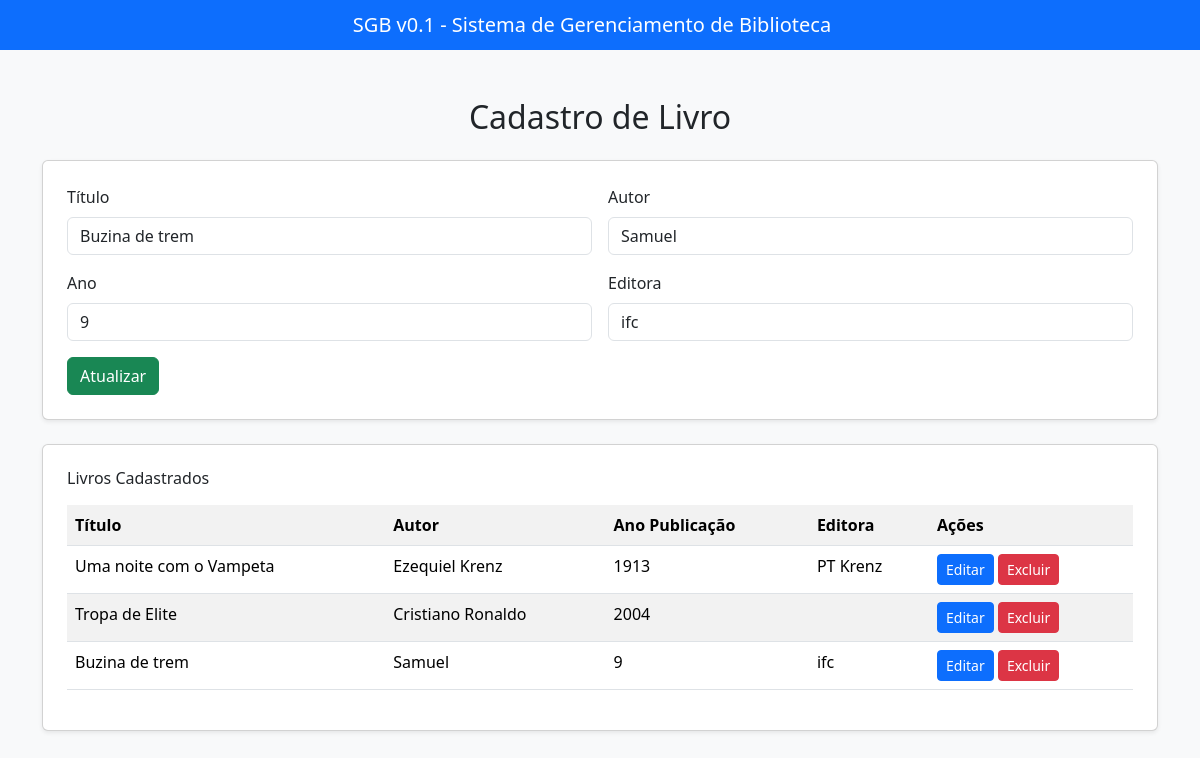
Screenshot of /livros/editar/5 with the database file from the repository.
### sgb_livros/models.py (models this page shows)
class Livro(models.Model):
    titulo = models.CharField(max_length=200)
    autor = models.CharField(max_length=150)
    ano_publicacao = models.PositiveIntegerField()
    editora = models.CharField(max_length=100, blank=True, null=True)

### sgb_livros/views.py (the view, shortened to what this page needs)
# urls.py: path('editar/<int:livro_id>', views.edita_livro, name='edita_livro'),
def edita_livro(request, livro_id):
    livro = get_object_or_404(Livro, id=livro_id)
    livros = Livro.objects.all()
    return render(request, 'livros.html', {'livros': livros, 'livro_editar': livro})

### sgb_livros/templates/livros.html (shortened to what this page needs)
<!DOCTYPE html>
<html lang="pt-br">
<head>
    <link href="https://cdn.jsdelivr.net/npm/bootstrap@5.3.8/dist/css/bootstrap.min.css" rel="stylesheet"
>
</head>
<body class="bg-light">
    <header>
        <nav class="navbar navbar-expand-lg navbar-dark bg-primary">
            <div class="container-fluid justify-content-center">
                <span class="navbar-brand mb-0 h1">SGB v0.1 - Sistema de Gerenciamento de Biblioteca</span>
            </div>
        </nav>
    </header>
    <div class="container mt-5">
        <h2 class="mb-4 text-center">Cadastro de Livro</h2>
        <div class="card p-4 mb-4 shadow-sm">
            <form action="" method="POST">
                <div class="row g-3">
                    <div class="col-md-6">
                        <label class="form-label">Título</label>
                        <input type="text" name="titulo" class="form-control"
                            value="{{ livro_editar.titulo|default:'' }}" required>
                    </div>
                    <div class="col-md-6">
                        <label class="form-label">Autor</label>
                        <input type="text" name="autor" class="form-control" value="{{ livro_editar.autor|default:'' }}"
                            required>
                    </div>
                    <div class="col-md-6">
                        <label class="form-label">Ano</label>
                        <input type="text" name="ano_publicacao" class="form-control"
                            value="{{ livro_editar.ano_publicacao|default:'' }}" required>
                    </div>
                    <div class="col-md-6">
                        <label class="form-label">Editora</label>
                        <input type="text" name="editora" class="form-control"
                            value="{{ livro_editar.editora|default:'' }}">
                    </div>
                </div>
                <div class="mt-3">
                    <button type="submit" class="btn btn-success">
                        {% if livro_editar %} Atualizar {% else %} Cadastrar {% endif %}
                    </button>
                </div>
            </form>
        </div>
        <div class="card p-4 shadow-sm">
            <h6 class="mb-3">Livros Cadastrados</h6>
            <table class="table table-striped table-hover">
                <tr>
                    <th>Título</th>
                    <th>Autor</th>
                    <th>Ano Publicação</th>
                    <th>Editora</th>
                    <th>Ações</th>
                </tr>
                {% for livro in livros %}
                <tr>
                    <td>{{ livro.titulo }}</td>
                    <td>{{ livro.autor }}</td>
                    <td>{{ livro.ano_publicacao }}</td>
                    <td>{{ livro.editora }}</td>
                    <td>
                        <a href="{% url 'edita_livro' livro.id %}" class="btn btn-sm btn-primary">Editar</a>
                        <a href="{% url 'exclui_livro' livro.id %}" class="btn btn-sm btn-danger" onclick="return confirm('Deseja excluir este livro?')">Excluir</a>
                    </td>
                </tr>
                {% empty %}
                <tr>
                    <td colspan="5" class="text-center">Nenhum livro cadastrado</td>
                </tr>
                {% endfor %}
            </table>
        </div>
    </div>
</body>
</html>

### rows the page displays
Livro: titulo "Buzina de trem", autor "Samuel", ano_publicacao "9", editora "ifc"
Livro: titulo "Uma noite com o Vampeta", autor "Ezequiel Krenz", ano_publicacao "1913", editora "PT Krenz"
Livro: titulo "Tropa de Elite", autor "Cristiano Ronaldo", ano_publicacao "2004"
